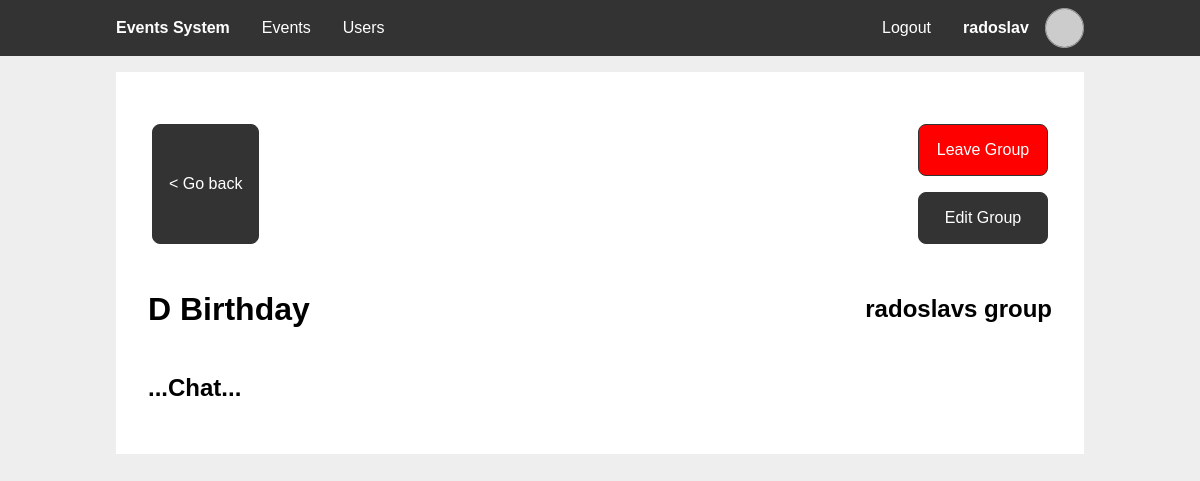
The app's page /group_view.php?event_id=1&group_id=1&year=2025 (signed in) with its own data.
### tables this page shows
CREATE TABLE `users` (
  `id` int(11) NOT NULL,
  `username` varchar(50) NOT NULL,
  `email` varchar(50) DEFAULT NULL,
  `birthday_event` int(11) NOT NULL,
  `password_hash` char(60) NOT NULL
);

CREATE TABLE `events` (
  `event_id` int(11) NOT NULL,
  `creator_id` int(11) DEFAULT NULL,
  `name` varchar(50) NOT NULL,
  `date` date NOT NULL,
  `description` varchar(100) NOT NULL,
  `recurring` tinyint(1) NOT NULL
);

CREATE TABLE `event_groups` (
  `group_id` int(11) NOT NULL,
  `creator_id` int(11) NOT NULL,
  `group_name` varchar(50) NOT NULL,
  `money_goal` int(10) NOT NULL DEFAULT 0,
  `meeting_time` time NOT NULL DEFAULT '09:00:00',
  `meeting_place` varchar(50) DEFAULT NULL,
  `group_description` varchar(250) DEFAULT NULL,
  `group_pass` char(8) DEFAULT NULL
);

### includes/db_users.php (called while the page is built, shortened)
<?php
function getUserById($user_id) {
  $pdo = getPDO();
  $stmt = $pdo->prepare('SELECT u.id,
                                u.username,
                                u.email,
                                e.date AS birthdate
                        FROM users u
                        JOIN events e ON u.birthday_event = e.event_id
                        WHERE u.id = ?');
  $stmt->execute([$user_id]);
  $user = $stmt->fetch();
  return $user;
}
?>

### includes/session.php (called while the page is built, shortened)
<?php
require_once "db_users.php";
function getUserId() {
  global $user;
  if (!$user) {
    $user = getUserById($_SESSION['user_id'] ?? null);
  }
  return $user["id"];
}
function ensureLoggedIn() {
  if (!getUserId()) {
    header('Location: ./login.php');
    exit;
  }
}
?>

### includes/gravatar.php (called while the page is built)
<?php
function gravatarUrl($arg) {
  $email = is_string($arg) ? $arg : ($arg['email'] ?: $arg['username']);
  return "https://www.gravatar.com/avatar/".hash("sha256", strtolower(trim($email)))."?d=identicon";
}
?>

### includes/db_groups.php (called while the page is built, shortened)
<?php
function getGroupById($group_id) {
  $pdo = getPDO();
  $stmt = $pdo->prepare('SELECT *
                        FROM event_groups
                        WHERE group_id = ?');
  $stmt->execute([$group_id]);
  return $stmt->fetch();
}
function checkUserInGroup($user_id, $event_id, $group_id) {
  $pdo = getPDO();
  $stmt = $pdo->prepare('SELECT *
                        FROM user_in_group as ug
                            JOIN event_to_group as eg ON ug.group_id = eg.group_id
                        WHERE ug.user_id = ? AND eg.event_id = ? AND eg.group_id = ?');
  $stmt->execute([$user_id, $event_id, $group_id]);
  return !!$stmt->fetch();
}
?>

### includes/db_events.php (called while the page is built, shortened)
<?php
function getEventById($event_id) {
  $pdo = getPDO();
  $stmt = $pdo->prepare('SELECT e.*,
                                u.username AS creator_username
                        FROM events e
                        LEFT JOIN users u ON e.creator_id = u.id
                        WHERE e.event_id = ?');
  $stmt->execute([$event_id]);
  return $stmt->fetch();
}
?>

### group_view.php (the view, shortened to what this page needs)
<?php
require_once 'includes/session.php';
require_once 'includes/db_events.php';
require_once 'includes/db_groups.php';
ensureLoggedIn();
$year = $_GET['year'];
$user_id = $user['id'];
$group_id = $_GET['group_id'];
$event_id = $_GET['event_id'];
$event = getEventById($event_id);
$group = getGroupById($group_id);
$in_group = checkUserInGroup($user_id, $event_id, $group_id);
?>
<?php
$page_styles = ['styles/groups.css'];
include 'templates/main_header.php'
?>
<section class="content">
  <div class="two-items between">
    <a class="btn" href="event_view.php?event_id=<?php echo $event_id ?>&year=<?php echo $year ?>">&lt Go back</a>
    <?php if ($in_group): ?>
    <div>
      <form id="form-leave-group" method="POST">
        <button type="submit" name="form-leave" class="btn delete">Leave Group</button>
      </form>
      <?php if ($user_id === $group['creator_id']): ?>
        <a class="btn" href="group_edit.php?event_id=<?php echo $event_id ?>&group_id=<?php echo $group_id ?>&year=<?php echo $year ?>">Edit Group</a>
      <?php endif ?>
    </div>
    <?php endif ?>
  </div>
  <header>
    <h1><?php echo $event['name'] ?></h1>
    <h2><?php echo $group['group_name']; ?></h2>
  </header>
  <?php if ($in_group): ?>
    <header>
      <h2>...Chat...</h2>
    </header>
  <?php endif ?>
</section>
<?php
include 'templates/main_footer.php'
?>

### templates/main_header.php (shortened to what this page needs)
<?php
require_once 'includes/gravatar.php';
function active($param) {
  $isActive = basename($_SERVER['SCRIPT_NAME'], ".php") === $param;
  echo $isActive ? 'class="active"' : '';
}
?>
<!DOCTYPE html>
<html lang="en">
<head>
  <link rel="stylesheet" href="styles/main.css">
  <?php foreach ($page_styles as $style): ?>
    <link rel="stylesheet" href="<?php echo $style?>">
  <?php endforeach ?>
</head>
<body>
  <nav>
    <div class="wrapper">
      <ul>
        <li>
          <span><h1>Events System</h1></span>
        </li>
      </ul>
      <?php if (isset($user) && $user): ?>
      <ul class="middle">
        <li>
          <a href="./" <?php active("index") ?>>Events</a>
        </li>
        <li>
          <a href="./users.php" <?php active("users") ?>>Users</a>
        </li>
      </ul>
      <ul>
        <li>
          <a href="logout.php">Logout</a>
        </li>
        <li>
          <a href="profile.php" <?php active("profile") ?>>
            <div class="profile-info">
              <strong><?php echo $user['username'] ?></strong>
              <img class="profile-picture" alt="Profile Picture" src="<?php echo gravatarUrl($user) ?>">
            </div>
          </a>
        </li>
      </ul>
      <?php endif ?>
    </div>
  </nav>
  <main class="wrapper">

### styles/main.css (style rules this page uses)
:root { --color-accent: #333; --color-accent-active: #444; --color-accent-inactive: #777; --color-background: #fff; --color-background-body: #eee; --color-text: #000; --color-text-accent: #fff; --color-text-error: #f00; --color-text-error-active: #e60000; --color-text-confirm: #0f0; --color-text-confirm-active: #00e600; --nav-height: 3.5em; }
* { box-sizing: border-box; }
body { font-family: sans-serif; color: var(--color-text); background-color: var(--color-background-body); min-height: 100vh; margin: 0; }
h1 { font-size: 2em; }
ul { list-style: none; padding: 0; margin: 0; }
a { color: inherit; }
form input, form .btn, form select, form .select-dynamic form textarea { width: 100%; }
input, select, .select-dynamic, textarea, .btn { display: block; font-size: inherit; font-family: inherit; border: 1px solid var(--color-accent); padding: 1em; margin: 1em 0; border-radius: 0.5em; text-decoration: none; }
.btn { cursor: pointer; color: var(--color-text-accent); background-color: var(--color-accent); text-align: center; align-content: center; }
.btn.delete { color: var(--color-text-accent); background-color: var(--color-text-error); }
.wrapper { width: 100%; max-width: 1000px; margin: 0 auto; }
body > main { flex-grow: 1; }
body > nav { display: flex; justify-content: center; width: 100%; top: 0; left: 0; color: var(--color-text-accent); background-color: var(--color-accent); z-index: 1; }
body > nav h1 { margin: 0; padding: 0; }
body > nav .wrapper { display: flex; flex-direction: column; }
body > nav a { text-decoration: none; }
body > nav ul { display: flex; align-items: center; flex-direction: column; }
body > nav ul.middle { flex-grow: 1; margin: 1em 0; }
body > nav li { height: var(--nav-height); width: 100%; }
body > nav li > a, body > nav li > span { display: flex; align-items: center; justify-content: center; padding: 0 1em; height: 100%; }
body > nav .profile-info { height: 100%; }
body > nav .profile-picture { height: 70%; }
header { display: flex; justify-content: space-between; align-items: center; }
.content { padding: 2em; background-color: var(--color-background); margin: 1em; }
.profile-info { display: flex; align-items: center; gap: 1em }
.profile-picture { border-radius: 50%; border: 1px solid #aaa; }
@media only screen and (min-width: 768px) { body { flex-direction: unset; padding-top: var(--nav-height); } }
@media only screen and (min-width: 768px) { form input, form select, form .select-dynamic, form .btn, textarea { width: 24em; } }
@media only screen and (min-width: 768px) { body > nav { position: fixed; } }
@media only screen and (min-width: 768px) { body > nav h1 { font-size: 1em; } }
@media only screen and (min-width: 768px) { body > nav .wrapper { flex-direction: row; } }
@media only screen and (min-width: 768px) { body > nav ul { flex-direction: row; } }
@media only screen and (min-width: 768px) { body > nav ul.middle { flex-direction: row; margin: unset; } }
@media only screen and (min-width: 768px) { body > nav li { width: unset; } }

### styles/groups.css (style rules this page uses)
.two-items { display: flex; margin: 4px; justify-content: center; white-space: nowrap; }
.two-items button { width: 200px; margin: 5px; }
.two-items.between { justify-content: space-between; }
#form-leave-group button { padding: 1em; margin: 1em 0; max-width: 130px; }

### records on screen
users: username "radoslav"
events: name "D Birthday"
event_groups: group_name "radoslavs group"
